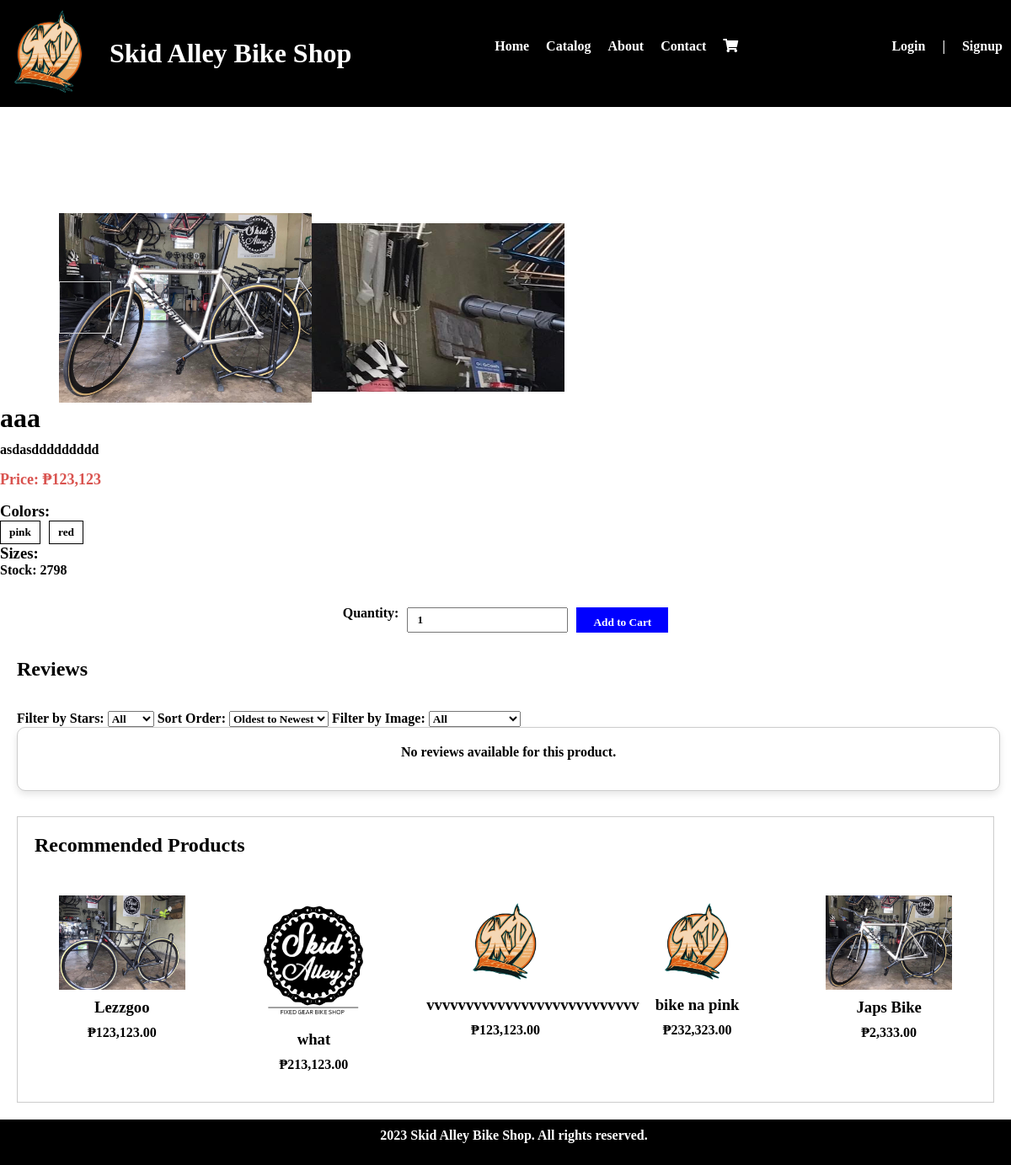
Before: /product-details.php?id=57 with the older database file.
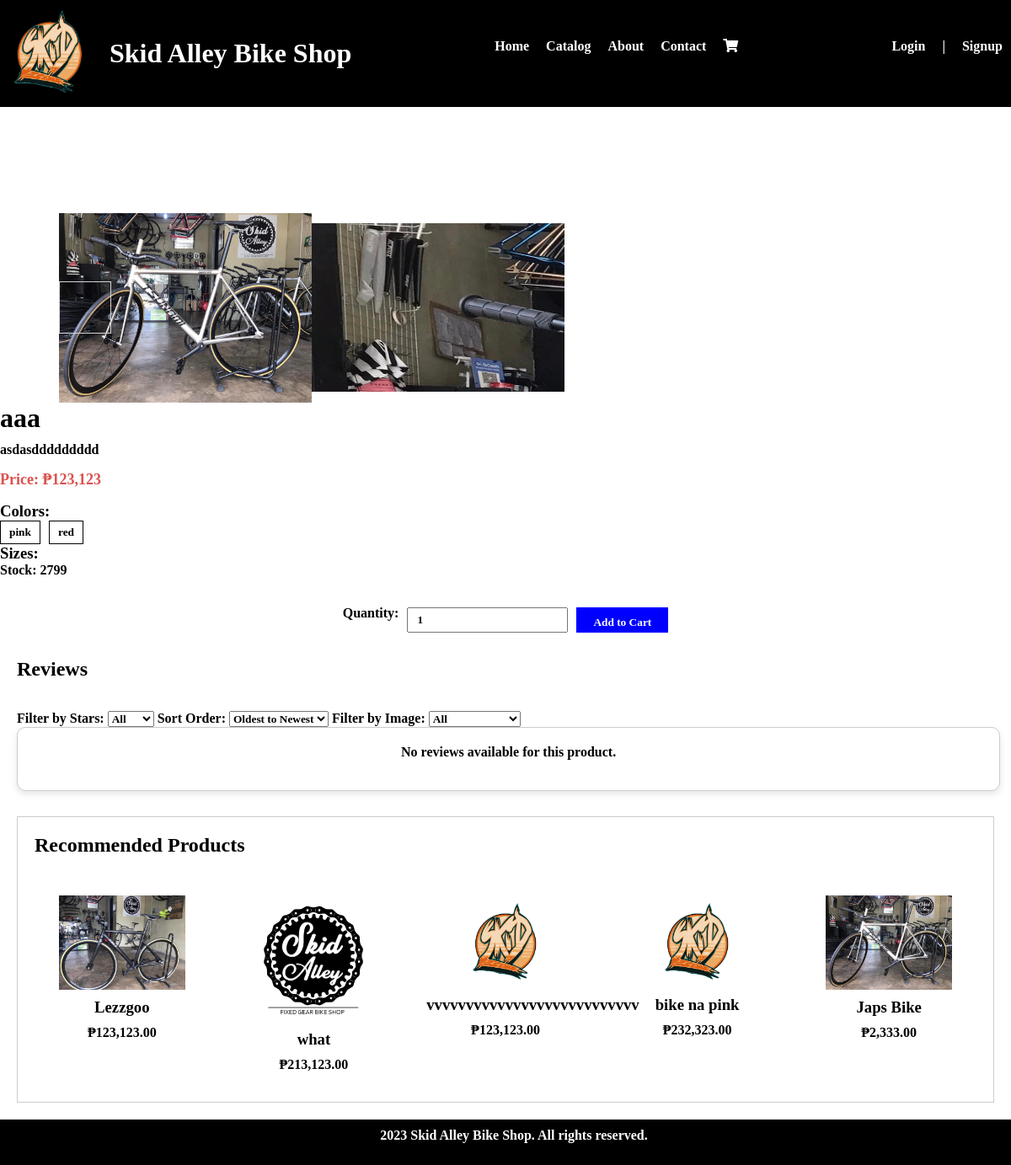
After: the same page with the newer database file.
### tables this page shows
CREATE TABLE `stock_list` (
  `id` int(10) NOT NULL,
  `product_id` int(10) NOT NULL,
  `product_colors_sizes_id` int(10) NOT NULL,
  `quantity` float NOT NULL
);

### product-details.php (the view, shortened to what the changed rows need)
<link href='https://unpkg.com/boxicons@2.1.4/css/boxicons.min.css' rel='stylesheet'>
<?php include('partials-front/menu.php'); ?>
<br><br><br><br><br><br><br>
<?php
$uniqueColors = [];
if (isset($_GET['id']) && is_numeric($_GET['id']))
{
    $product_id = $_GET['id'];
    $sql = "SELECT pl.*, sl.quantity AS stock_quantity, d.discount_percentage
        FROM product_list pl
        LEFT JOIN stock_list sl ON pl.id = sl.product_id
        LEFT JOIN discounts d ON pl.id = d.product_id AND NOW() BETWEEN d.start_time AND d.end_time
        WHERE pl.id = $product_id";
    $res = mysqli_query($conn, $sql);
    if ($res)
    {
        $product_details = mysqli_fetch_assoc($res);
        if ($product_details)
        {
            ?>
             <div class="product-image-container" id="product-image-container">
                    <img
                        id="product-image"
                        src="<?php echo SITEURL; ?>images/bike/<?php echo $product_details['image_path']; ?>"
                        alt="<?php echo $product_details['name']; ?>"
                        style="width: 300px">
                        <div id="myresult" class="img-zoom-result"></div>
                </div>
            <div class="product-details">
            <h1><?php echo $product_details['name']; ?></h1>
                <div class="product-description">
                    <p><?php echo $product_details['description']; ?></p>
                </div>
                <div class="product-price">
                    <?php
                    $originalPrice = $product_details['price'];
                    $discountPercentage = $product_details['discount_percentage'];
                    if (!empty($discountPercentage) && $discountPercentage > 0) {
                        $discountedPrice = $originalPrice - ($originalPrice * $discountPercentage / 100);
                        echo "<p>Original Price: ₱" . number_format($originalPrice) . "</p>";
                        echo "<p>Discounted Price: ₱" . number_format($discountedPrice) . "</p>";
                    } else {
                        echo "<p>Price: ₱" . number_format($originalPrice) . "</p>";
                    }
                    ?>
                </div>
                <div class="product-sizes-colors">
                <h3>Colors:</h3>
                    <ul>
                    <?php
                    $colors_sql = "SELECT DISTINCT color FROM product_colors_sizes WHERE product_id = $product_id";
                    $colors_result = mysqli_query($conn, $colors_sql);
                    if ($colors_result) {
                        while ($color_row = mysqli_fetch_assoc($colors_result)) {
                            $color = $color_row['color'];
                            if (!in_array($color, $uniqueColors)) {
                                $uniqueColors[] = $color;
                                echo "<button class='color-button' data-color='$color'>$color</button>";
                            }
                        }
                    } else {
                        echo "<p>No colors available.</p>";
                    }
                    ?>
                    </ul>
                    <h3>Sizes:</h3>
                    </div>
                    <div class="stock-quantity">
                        <p>Stock: <?php echo $product_details['stock_quantity']; ?> </p>
                    </div>
                <div class="product-action">
                <form action="process-cart.php" method="POST" class="product-form">
                    <label for="quantity">Quantity:</label>
                    <input type="number" id="quantity" name="quantity" value="1" min="1">
                    <tr>
                    <td colspan="2">
                        <input type="submit" name="add_to_cart" value="Add to Cart" class="btn-secondary">
                    </td>
                </tr>
                </form>
                </div>
            </div>
            <?php
        }
        else
         {
            echo "<div class='error'>Product not found.</div>";
        }
    }
    else
    {
        echo "<div class='error'>Error fetching product details.</div>";
    }
}
 else
{
    echo "<div class='error'>Invalid product ID.</div>";
}
?>
<link rel="stylesheet" href="https://cdnjs.cloudflare.com/ajax/libs/AlertifyJS/1.13.1/css/alertify.min.css" />
<link rel="stylesheet" href="https://cdnjs.cloudflare.com/ajax/libs/AlertifyJS/1.13.1/css/themes/default.min.css" />
<div class="reviews-section">
    <h2>Reviews</h2>
    <br><br>
</div>
<div class="recommendation-section">
    <h2>Recommended Products</h2>
    <br><br>
</div>

Changed rows visible on the page:
changed stock_list: quantity "2798" → "2799"
